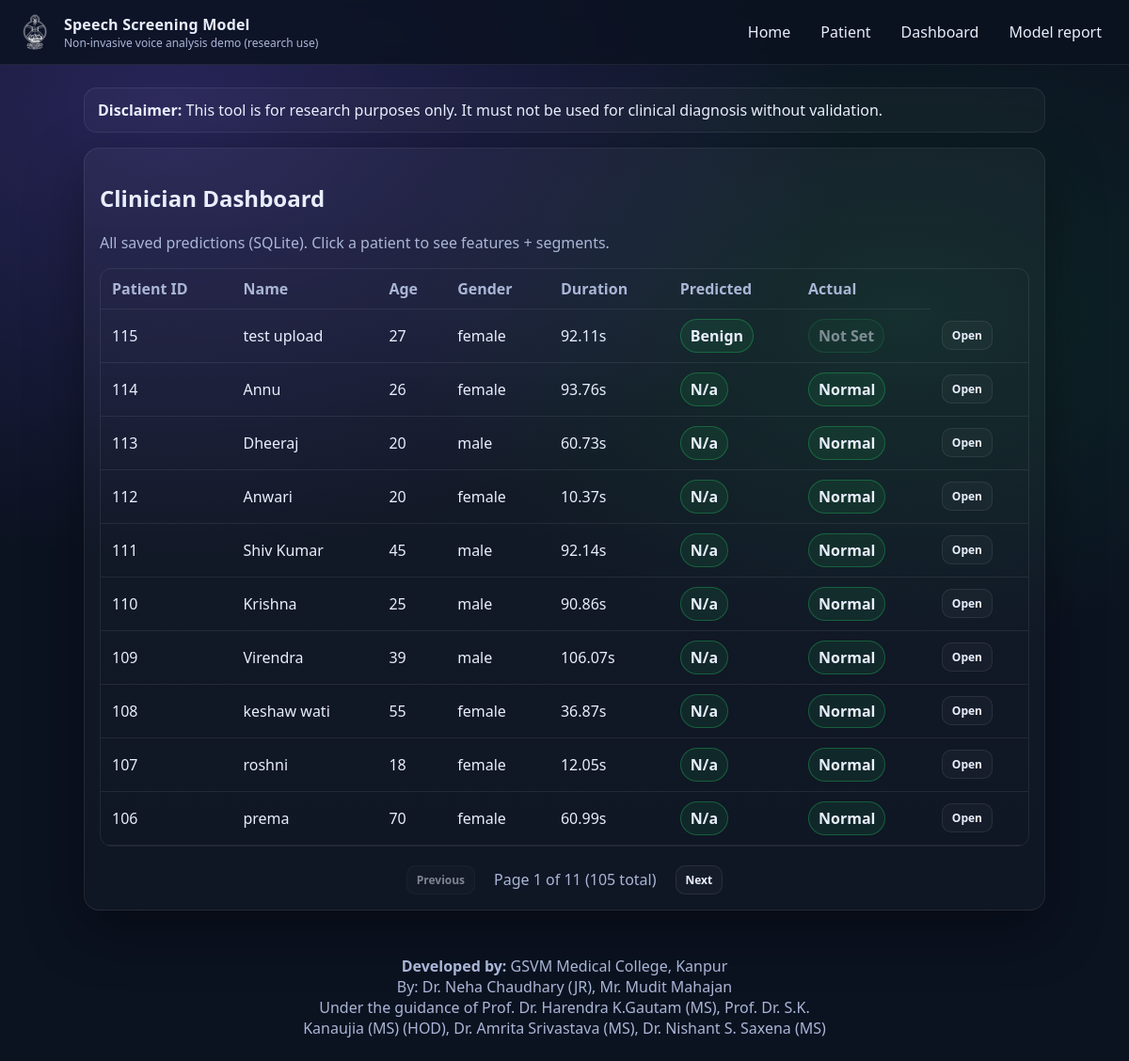
Page /dashboard on the earlier database version.
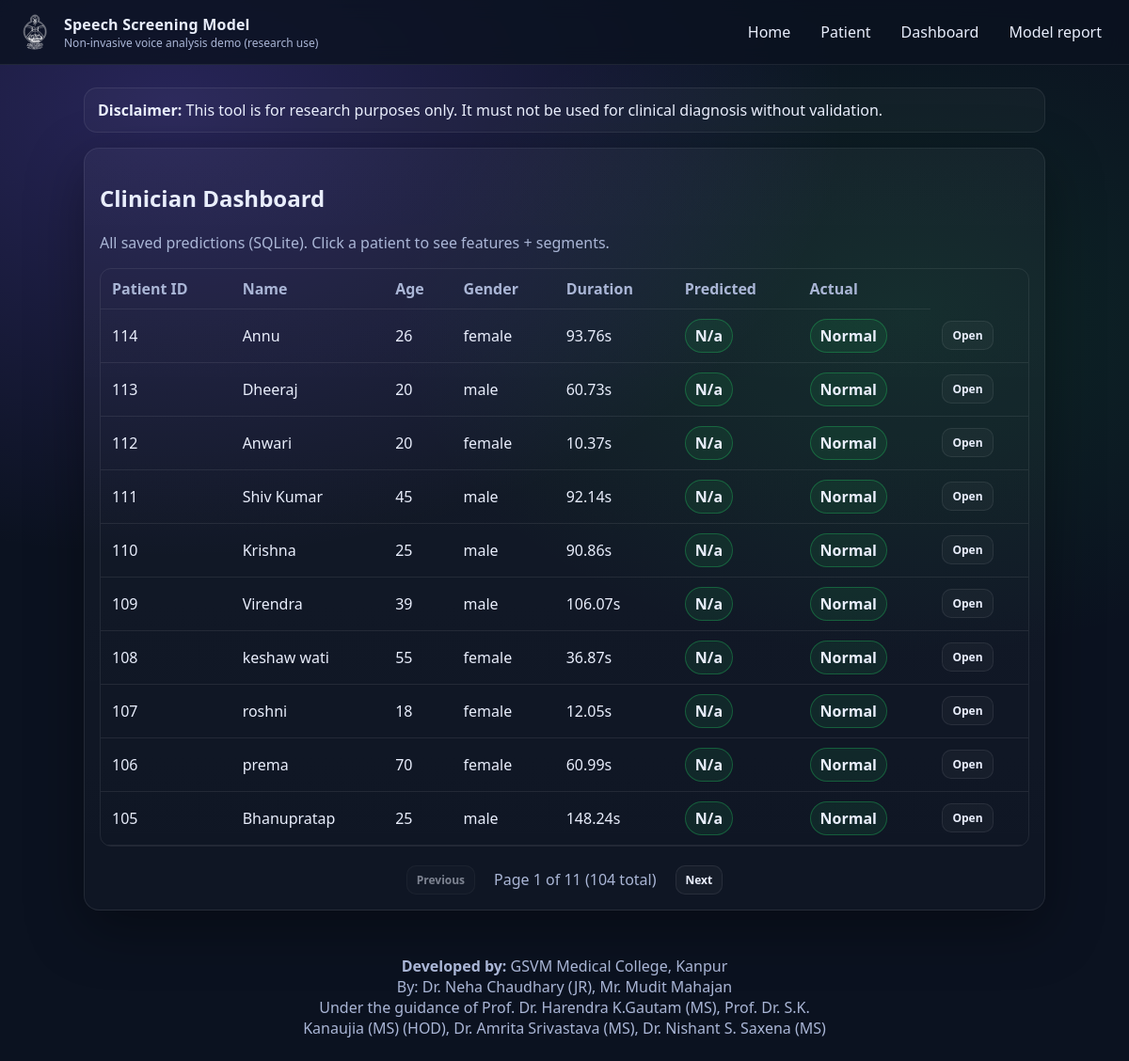
Same page on the later database version.
### app/models_db.py (models this page shows)
class Patients(SQLModel, table=True):
    id: Optional[int] = Field(default=None, primary_key = True)
    name: str
    age: int
    gender: str  # "male" / "female"
    created_at: datetime = Field(default_factory=datetime.now)
    audio_path: str
    duration_sec: float
    actual_label: Optional[str] = None
    predicted_label: Optional[str] = None
    predicted_proba_json: Optional[str] = None
    segments: list["SegmentPredictions"] = Relationship(back_populates = "patient")

### app/main.py (the view)
@app.get("/dashboard", response_class=HTMLResponse)
def dashboard(request: Request, page: int = 1, session: Session = Depends(get_session)):
    per_page = 10
    offset = (page - 1) * per_page
    total_count = session.exec(select(Patients)).all()
    total_pages = (len(total_count) + per_page - 1) // per_page
    rows = session.exec(
        select(Patients)
        .order_by(Patients.created_at.desc())
        .offset(offset)
        .limit(per_page)
        ).all()
    label_map = {
        "0": "Benign",
        "1": "Malignant",
        "2": "Normal",
    }
    mapped_rows = []
    for row in rows:
        predicted_label_display = label_map.get(
            row.predicted_label,
            row.predicted_label.capitalize() if row.predicted_label else 'N/A'
        )
        if predicted_label_display not in label_map:
            predicted_label_display = predicted_label_display.capitalize()
        actual_display = None
        if row.actual_label:
            actual_display = label_map.get(row.actual_label, row.actual_label.capitalize())
        mapped_rows.append({
            "id": row.id,
            "name": row.name,
            "age": row.age,
            "gender": row.gender,
            "duration_sec": row.duration_sec,
            "predicted_label": predicted_label_display,
            "actual_label": actual_display,
        })
    return templates.TemplateResponse("dashboard.html",
        {
            "request": request,
            "rows": mapped_rows,
            "page": page,
            "total_pages": total_pages,
            "total_count": len(total_count),
        },
    )

### app/templates/dashboard.html
{% extends "base.html" %}
{% block content %}
<section class="card">
  <h2>Clinician Dashboard</h2>
  <p class="muted">All saved predictions (SQLite). Click a patient to see features + segments.</p>
  <div class="tableWrap">
    <table class="table">
      <thead>
        <tr>
          <th>Patient ID</th><th>Name</th><th>Age</th><th>Gender</th><th>Duration</th><th>Predicted</th><th>Actual</th>
        </tr>
      </thead>
      <tbody>
      {% for r in rows %}
        <tr>
          <td>{{ r.id }}</td>
          <td>{{ r.name }}</td>
          <td>{{ r.age }}</td>
          <td>{{ r.gender }}</td>
          <td>{{ "%.2f"|format(r.duration_sec) }}s</td>
          <td><span class="tag">{{ r.predicted_label }}</span></td>
          <td>
            {% if r.actual_label %}
              <span class="tag">{{ r.actual_label }}</span>
            {% else %}
              <span class="tag" style="opacity: 0.5;">Not Set</span>
            {% endif %}
          </td>
          <td><a class="btn small" href="/dashboard/patient/{{ r.id }}">Open</a></td>
        </tr>
      {% endfor %}
      </tbody>
    </table>
  </div>
  {% if total_pages > 1 %}
  <div style="margin-top: 20px; display: flex; justify-content: center; align-items: center; gap: 10px;">
    {% if page > 1 %}
      <a href="/dashboard?page={{ page - 1 }}" class="btn small">Previous</a>
    {% else %}
      <span class="btn small" style="opacity: 0.5; cursor: not-allowed;">Previous</span>
    {% endif %}
    <span class="muted" style="padding: 0 10px;">
      Page {{ page }} of {{ total_pages }} ({{ total_count }} total)
    </span>
    {% if page < total_pages %}
      <a href="/dashboard?page={{ page + 1 }}" class="btn small">Next</a>
    {% else %}
      <span class="btn small" style="opacity: 0.5; cursor: not-allowed;">Next</span>
    {% endif %}
  </div>
  {% endif %}
</section>
{% endblock %}

### app/templates/base.html (shortened to what this page needs)
<!doctype html>
<html lang="en">
<head>
  <link rel="stylesheet" href="/static/app.css" />
</head>
<body>
  <header class="topbar">
    <div class="brand">
      <img src="/static/file.svg" class="logo" alt="logo"/>
      <div>
        <div class="brand-title">Speech Screening Model</div>
        <div class="brand-sub">Non-invasive voice analysis demo (research use)</div>
      </div>
    </div>
    <nav class="nav">
      <a href="/">Home</a>
      <a href="/record">Patient</a>
      <a href="/dashboard">Dashboard</a>
      <a href="/dashboard/model-report">Model report</a>
    </nav>
  </header>
  <main class="container">
    <div class="disclaimer">
      <b>Disclaimer:</b> This tool is for research purposes only. It must not be used for clinical diagnosis without validation.
    </div>
    {% block content %}{% endblock %}
  </main>
  <footer class="footer">
    <div>
      <div><b>Developed by:</b> GSVM Medical College, Kanpur</div>
      <div>By: Dr. Neha Chaudhary (JR), Mr. Mudit Mahajan</div>
      <div>Under the guidance of Prof. Dr. Harendra K.Gautam (MS), Prof. Dr. S.K.<br>
      Kanaujia (MS) (HOD), Dr. Amrita Srivastava (MS), Dr. Nishant S. Saxena (MS)</div>
    </div>
  </footer>
</body>
</html>

### app/static/app.css (style rules this page uses)
:root { --bg:#0b1220; --card:#111a2b; --soft:#0e1729; --text:#e9eefc; --muted:#aab6d6; --accent:#7c5cff; --accent2:#22c55e; --line:rgba(255,255,255,0.08); }
* { box-sizing:border-box }
body { margin:0; font-family: ui-sans-serif, system-ui, -apple-system, Segoe UI, Roboto; background: radial-gradient(1200px 800px at 15% 10%, rgba(124,92,255,0.25), transparent 60%), radial-gradient(900px 600px at 80% 30%, rgba(34,197,94,0.12), transparent 60%), var(--bg); color:var(--text); }
a { color:var(--text); text-decoration:none }
.topbar { position:sticky; top:0; z-index:10; display:flex; justify-content:space-between; align-items:center; padding:14px 18px; border-bottom:1px solid var(--line); background: rgba(11,18,32,0.8); backdrop-filter: blur(10px); }
.brand { display:flex; gap:12px; align-items:center }
.logo { width:38px; height:38px; filter: brightness(0) invert(1); opacity: 0.95; }
.brand-title { font-weight:800; letter-spacing:0.2px }
.brand-sub { font-size:12px; color:var(--muted) }
.nav { display:flex; gap:10px; flex-wrap:wrap }
.nav a { padding:8px 10px; border:1px solid transparent; border-radius:10px }
.container { max-width:1050px; margin:24px auto; padding:0 14px }
.footer { padding:24px 14px; text-align:center; color:var(--muted) }
.disclaimer { margin-bottom:16px; padding:12px 14px; border:1px solid var(--line); border-radius:14px; background:rgba(255,255,255,0.03); }
.card { background: linear-gradient(180deg, rgba(255,255,255,0.04), rgba(255,255,255,0.02)); border:1px solid var(--line); border-radius:16px; padding:16px; box-shadow: 0 20px 60px rgba(0,0,0,0.35); }
.muted { color:var(--muted) }
.btn { display:inline-flex; align-items:center; justify-content:center; gap:8px; padding:10px 12px; border-radius:12px; border:1px solid var(--line); background:rgba(255,255,255,0.03); color: var(--text); cursor:pointer; font-weight: 600; }
.btn.small { padding:6px 10px; border-radius:10px; font-size:12px }
.tag { display:inline-flex; padding:6px 10px; border-radius:999px; border:1px solid rgba(34,197,94,0.35); background:rgba(34,197,94,0.10); font-weight:800; }
.tableWrap { overflow:auto; border-radius:12px; border:1px solid var(--line) }
.table { width:100%; border-collapse:collapse; min-width:700px }
.table th,.table td { padding:10px 12px; border-bottom:1px solid var(--line); text-align:left; }
.table th { color:var(--muted); font-weight:700 }

Differences in the rows shown:
removed Patients: id "115", name "test upload", age "27", gender "female", duration_sec "92.11", predicted_label "Benign", shows "Not Set"
now on this page (row edited): Patients: id "105", name "Bhanupratap", age "25", gender "male", duration_sec "148.24", predicted_label "N/a", actual_label "Normal"
Other differences:
{{ total_count }}: "105" → "104"
